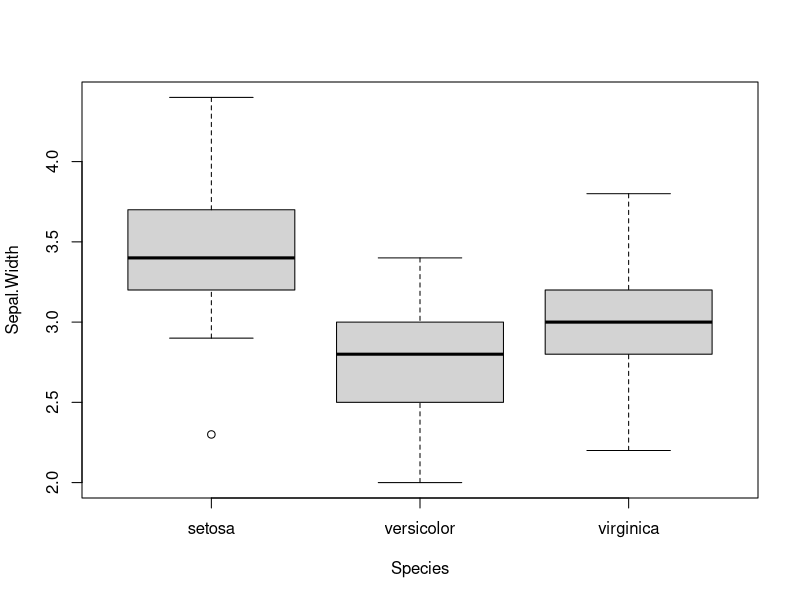
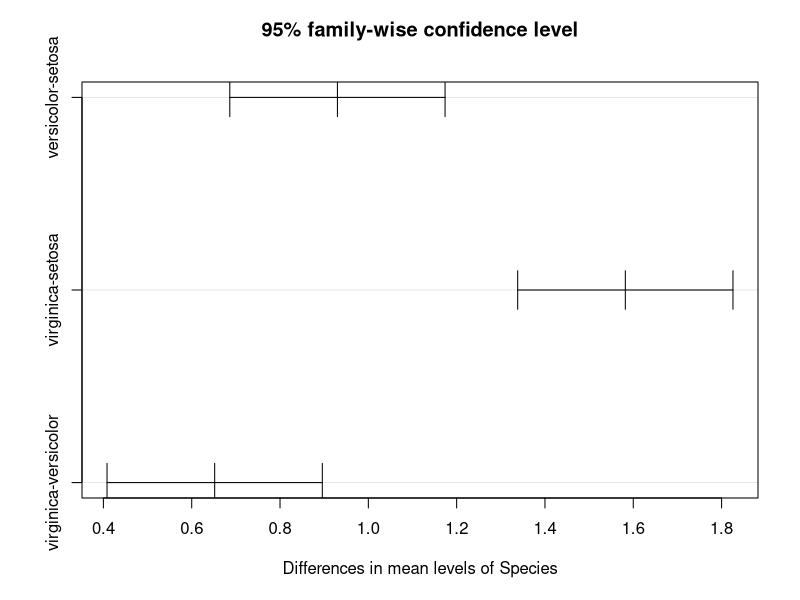

Write the R code that produced these figures, in order.
## ---- chunk 1
boxplot(Sepal.Width ~ Species, data = iris)
## ---- chunk 2
oneway.test(Sepal.Length ~ Species, data = iris)
## ---- chunk 3
res <- aov(Sepal.Length ~ Species, data = iris)
print(res)
summary(res)
## ---- chunk 4
res2 <- lm(Sepal.Length ~ Species - 1, data = iris)
print(res2)
summary(res2)
## ---- chunk 5
res3 <- lm(Sepal.Length ~ Species, data = iris)
print(res3)
summary(res3)
## ---- chunk 6
TukeyHSD(res)

## ---- chunk 7
plot(TukeyHSD(res))
